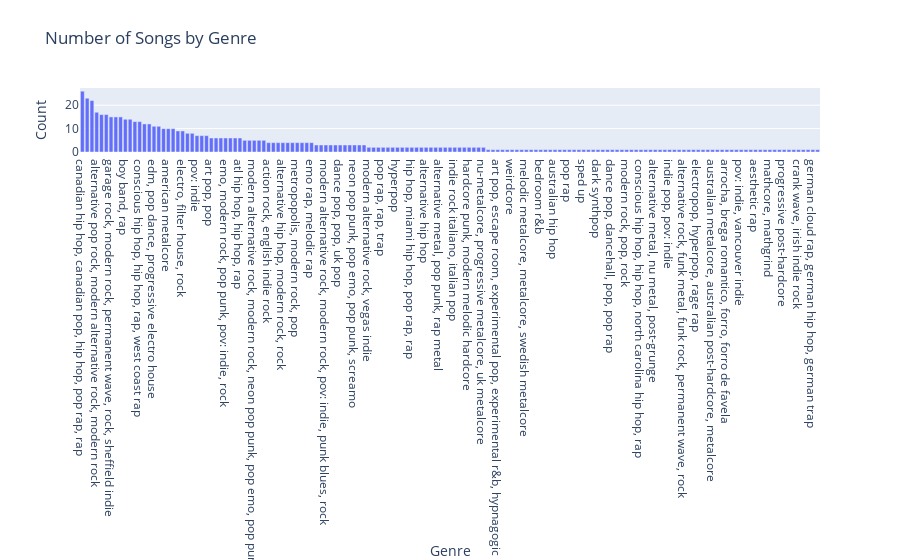

The notebook cell this image was saved under:
### Markdown cell above
Next, we present a plot illustrating the distribution of songs across different genres available in the dataset. This plot provides an overview of the number of songs associated with each genre, allowing us to understand the genre composition within the dataset.

### Code cell
genreCount = trainTracksDF['Genre'].value_counts().reset_index()
genreCount.columns = ['Genre', 'Count']

fig = px.bar(genreCount, x='Genre', y='Count', title = 'Number of Songs by Genre')
fig.show()

### Figure 1 — Plotly figure (JSON) as saved in the notebook; plotly's stock layout.template omitted (floating-point values rounded to 4 significant figures; data arrays with more than 128 entries replaced by an {"elided": "..."} marker saying what was removed)
{"data": [{"alignmentgroup": "True", "hovertemplate": "Genre=%{x}<br>Count=%{y}<extra></extra>", "legendgroup": "", "marker": {"color": "#636efa", "pattern": {"shape": ""}}, "name": "", "offsetgroup": "", "orientation": "v", "showlegend": false, "textposition": "auto", "type": "bar", "x": {"elided": "155 str values"}, "xaxis": "x", "y": {"elided": "155 int values"}, "yaxis": "y"}], "layout": {"barmode": "relative", "legend": {"tracegroupgap": 0}, "title": {"text": "Number of Songs by Genre"}, "xaxis": {"anchor": "y", "domain": [0, 1], "title": {"text": "Genre"}}, "yaxis": {"anchor": "x", "domain": [0, 1], "title": {"text": "Count"}}}}
